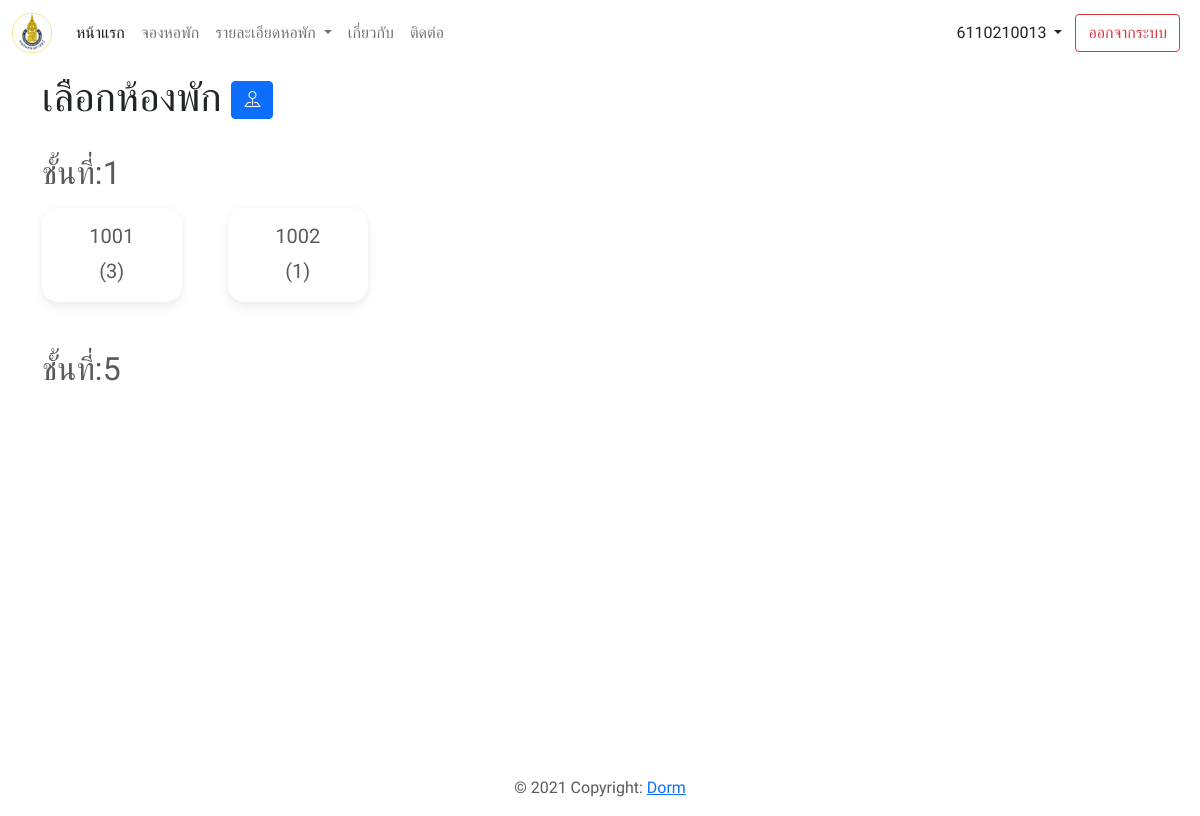
The app's page /dorm/room/บินหลา1/ (signed in) with its own data.
### dorm/models.py (models this page shows, shortened)
class Room(models.Model):
    TYPE_IN_ROOM = [('MALE', 'ผู้ชาย'), ('FEMALE', 'ผู้หญิง')]
    floor = models.ForeignKey(Floor, on_delete=models.PROTECT, related_name="floor", related_query_name="floor",
                              verbose_name="ชั้น")
    room_id = models.CharField(
        max_length=10, blank=True, null=True, unique=True, verbose_name="เลขห้อง")
    room_type = models.CharField(
        max_length=10, choices=TYPE_IN_ROOM, verbose_name="ประเภทห้องพัก")
    amount = models.PositiveIntegerField(default=3, verbose_name="จำนวน")
    is_status = models.BooleanField(default=True, verbose_name="สถานะของห้อง")

### dorm/views.py (the view)
# urls.py: path("room/<str:dorm_name>/", views.RoomView.as_view(), name="room-name"),
class RoomView(Login_by_PSUPASSPORTView, View):
    def get(self, request, dorm_name):
        context = {}
        gender = request.user.account.gender
        floors = Floor.objects.select_related("dorm_name").filter(dorm_name__name=dorm_name, dorm_name__is_active=True)
        dormitory = {
            floor.number: list(floor.get_room_type(gender)) for floor in floors
        }
        context["dormitory"] = dormitory
        return render(request, "dorm/room.html", context)

### dorm/models.py (called while the page is built)
    def get_room_type(self, type_room):
        if type_room == "ผู้ชาย":
            return Room.objects.filter(floor_id=self.id, room_type="MALE", is_status=True)
        elif type_room == "ผู้หญิง":
            return Room.objects.filter(floor_id=self.id, room_type="FEMALE", is_status=True)
        else:
            return None

### main/context_processors.py (called while the page is built)
def all_dormitory(self):
    dorms = Dormitory.objects.all().values("name")
    return dict(dorms=dorms)

### dorm/templates/dorm/room.html (shortened to what this page needs)
{% extends "base.html" %}
{% load static %}
{% block content %}
    <section id="room">
        <div class="container ">
            <p class="text-dark  h1 py-2"> เลือกห้องพัก <span>
                <button type="button" class="btn btn-primary" data-bs-toggle="modal" data-bs-target="#exampleModal">
                     <em class="bi bi-pin-map"></em>
                 </button></span>
            </p>
            {% for floor, rooms in dormitory.items %}
                <h2 class="mb-2 mt-4">ชั้นที่:{{ floor }}</h2>
                <div class="d-flex flex-row flex-wrap mb-5">
                    {% for room in rooms%}
                        <div class="col-lg-2 col-md-3 col-4  mt-2 ">
                            <div class="card w-75 sm-w-100 text-center lead {% if room.amount == 0 %}bg-danger text-light{% endif %}">
                                <form method="POST" action="{% url 'confirm' %}" id="{{ room.id }}">
                                    <div class="card-body"
                                            {% if room.amount != 0 %} onclick="submitform({{ room.id }}) {% endif %}">
                                        <h5 class="card-title">{{ room.room_id }}</h5>
                                        <p class="card-text">({{ room.amount }})</p>
                                    </div>
                                </form>
                            </div>
                        </div>
                    {% endfor %}
                </div>
            {% endfor %}
        </div>
    </section>
{% endblock %}

### templates/include/navbar.html (shortened to what this page needs)
{% load static %}
<nav class="navbar navbar-expand-lg navbar-light ">
    <div class="container-fluid">
        <a class="navbar-brand" href="{% url 'index' %}">
            <img src="{% static 'images/pic/medpsu.png' %}" alt="" height="40">
        </a>
        <div class="collapse navbar-collapse" id="navbarSupportedContent">
            <ul class="navbar-nav me-auto mb-2 mb-lg-0">
                <li class="nav-item">
                    <a class="nav-link active" aria-current="page" href="{% url 'index' %}">หน้าแรก</a>
                </li>
                <li class="nav-item">
                    <a class="nav-link" href="{% url 'dorm' %}">จองหอพัก</a>
                </li>
                <li class="nav-item dropdown">
                    <a class="nav-link dropdown-toggle" href="#" id="navbarDropdown" role="button"
                        data-bs-toggle="dropdown" aria-expanded="false">
                        รายละเอียดหอพัก
                    </a>
                </li>
                <li class="nav-item">
                    <a class="nav-link" href="#">เกี่ยวกับ</a>
                </li>
                <li class="nav-item">
                    <a class="nav-link" href="#">ติดต่อ</a>
                </li>
            </ul>
            <ul class="navbar-nav mb-2 mb-lg-0">
                {% if request.user.is_authenticated %}
                <li class="nav-item">
                    <div class="dropdown">
                        <button class="btn btn-outline dropdown-toggle" type="button" id="dropdownMenuUser"
                            data-bs-toggle="dropdown" aria-expanded="false">
                            {{request.user.username}}
                        </button>
                    </div>
                </li>
                <a href="{% url 'logout' %}" class="btn btn-outline-danger me-2 my-sm-0" type="button">ออกจากระบบ</a>
                {% else %}
                <a class="btn btn-primary"
                    href="https://oauth.psu.ac.th/?oauth=authorize&client_id=oauthpsu823&response_type=code&state=55ba8fa8a83fce7ca120ec14058f8a4a&redirect_uri=http://localhost:8080/psupassport/callback">Login</a>
                &nbsp;
                {% endif %}
            </ul>
        </div>
    </div>
</nav>

### static/css/carousel.css (style rules this page uses)
body { padding-top: 3rem; padding-bottom: 3rem; color: #5a5a5a; }

### static/css/style.css (style rules this page uses)
* { font-family: 'Kanit', sans-serif !important; }

### dorm/templates/dorm/room.html (style rules this page uses)
.card { background: #fff; box-shadow: 0 6px 10px rgba(0, 0, 0, .06), 0 0 6px rgba(0, 0, 0, .04); transition: .3s transform cubic-bezier(.155, 1.105, .295, 1.12), .3s box-shadow, .3s -webkit-transform cubic-bezier(.155, 1.105, .295, 1.12); border: 0; border-radius: 1rem }
.container { height: 75vh; overflow: auto; background: #fff; }

### records on screen
Room: floor "1", room_id "1001", amount "3"
Room: room_id "1002", amount "1"

### other values on screen
{{ request.user.username }} "6110210013"
{{ floor }} "5"
